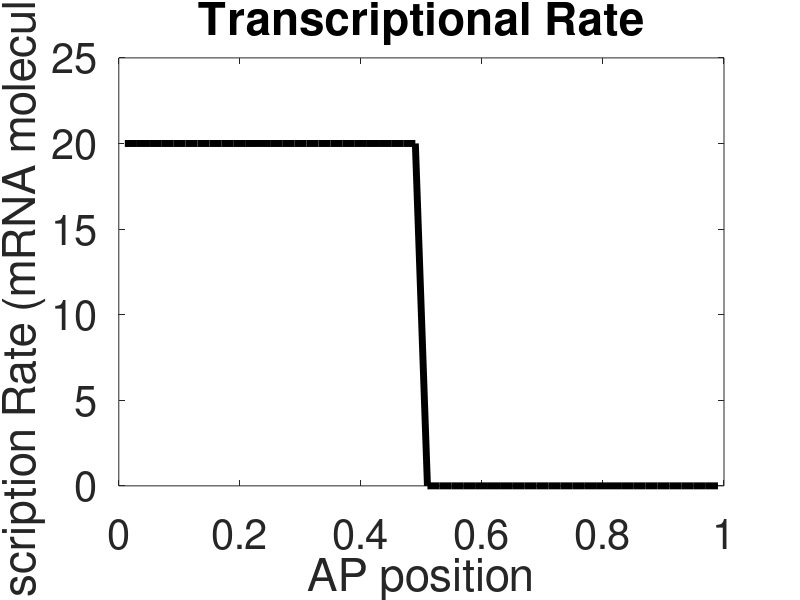

MATLAB code for this plot: (Note: this script raises an error after producing the figure.)
%1D Simulation Generator (mRNA, Protein)


%% Transcriptional Rate
%Define step-funciton like transcription activity
%Start from thinking embryo as 1D boxes, and divide 10um, such that the
%width is around diameter of one nucleus. (500um as embryo length)

for i=1:50
    if i<26
        Rate(i)=20;  %RNA Pol II loading rate, [molecules/min], Garcia et al. 2013, Curr.Bio. 
    else
        Rate(i)=0;
    end
end
APbin=[0.01:0.02:0.99];

plot(APbin,Rate,'k','LineWidth',5)
%plot(APbin,zeros(1,41),'k','LineWidth',2)
ylim([0 25])
title('Transcriptional Rate')
xlabel('AP position')
ylabel('Transcription Rate (mRNA molecules/min)')
set(gca, 'FontSize', 30)

%% mRNA simulation-1D
%Using the CalculatemRNA.m function to calculate the mRNA for various Dm and Tm
%Rate is given as a step-function
clear mRNA
% Dm=[0,0.1,1,5,10];
% Tm=[1,10,50,100,1000];

Dm=[0:0.1:0.9,1:1:10];
Tm=[1:9,10:10:50,100:100:1000];

mRNA=cell(length(Dm),length(Tm));

for i=1:length(Dm)
    for j=1:length(Tm)
        M=CalculatemRNA(Rate,Dm(i),Tm(j),60);
        mRNA(i,j)={M};
    end
end

%% Plot to check different mRNA profiles
jStart=1;
jEnd=length(Tm)+1;
jTotal=jEnd-jStart;

colormap(jet(256));
cmap=colormap;
Color=cmap(round(((jStart:jEnd)-jStart)/(jEnd-jStart)*255)+1,:);

hold on
for i=1:length(Tm)
    for j=1:length(Dm)
        M=cell2mat(mRNA(j,i));
        
        plot(0.01:0.02:0.99,M(1:500:6001,:),'color',Color(j-jStart+1,:))
        pause
    end
end

%% Boundary position and width as a function of Dm and Tm
clear Bposition
clear BWidth

% Dm=[0,0.1,1,5,10];
% Tm=[1,10,50,100,1000];

Dm=[0:0.1:0.9,1:1:10];
Tm=[1:9,10:10:50,100:100:1000];

%mRNA=cell(length(Dm),length(Tm));

for i=1:length(Dm)
    for j=1:length(Tm)
        M=cell2mat(mRNA(i,j));
        [Xhalf,Width] = GetBoundary(M);
        Bposition(i,j)={Xhalf};
        BWidth(i,j)={Width};
    end
end

%% 3D plot for the boundary position

clear Boundary

% Dm=[0,0.1,1,5,10];
% Tm=[1,10,50,100,1000];

Dm=[0:0.1:0.9,1:1:10];
Tm=[1:9,10:10:50,100:100:1000];

for i=1:length(Dm)
    for j=1:length(Tm)
        B=cell2mat(Bposition(i,j));
        for k=1:6 %number of time points
            Boundary(i,j,k)=B(k*1000+1);
        end
    end
end

%Colorful surfacees for time
% jStart=1;
% jEnd=6+1;
% jTotal=jEnd-jStart;
% 
% colormap(jet(256));
% cmap=colormap;
% Color=cmap(round(((jStart:jEnd)-jStart)/(jEnd-jStart)*255)+1,:);
% %Color(j-jStart+1,:)

hold on
%for l=1:6
l=6;
    C=Boundary(:,:,l); %For coloring according to the Z-value
    hSurface=surfc(Tm,Dm,Boundary(:,:,l),C)
    caxis([0.5 0.8])
    axis([0 1000 0 10 0.5 0.8])  %Z range : 0.5~0.8
    set(gca, 'XScale', 'log', 'YScale', 'log')
    %set(hSurface, 'FaceColor',Color(l,:), 'FaceAlpha',1, 'EdgeAlpha', 0);
    
    title('Boundary Position from Simulation')
    xlabel('Tm (min)')
    ylabel('Dm (\mu m^2/sec)')
    zlabel('Boundary Position (AP)')
    %legend('10 min','20 min','30 min','40 min','50 min','60 min')
    
    set(gca, 'Fontsize', 30)
    ax=gca
    ax.XGrid = 'on'
    ax.YGrid = 'on'
    ax.ZGrid = 'on'
    
    %pause
%end

%% 3D plot for the boundary width
clear BoundaryWidth

% Dm=[0,0.1,1,5,10];
% Tm=[1,10,50,100,1000];

Dm=[0:0.1:0.9,1:1:10];
Tm=[1:9,10:10:50,100:100:1000];

for i=1:length(Dm)
    for j=1:length(Tm)
        B=cell2mat(BWidth(i,j));
        for k=1:6
            BoundaryWidth(i,j,k)=B(k*1000+1);
        end
    end
end

hold on
% for l=1:6
l=6;
    C=BoundaryWidth(:,:,l); %For coloring according to the Z-value
    hSurface=surf(Tm,Dm,BoundaryWidth(:,:,l),C)
    caxis([0 1])
    axis([0 1000 0 10 0 1])
    set(gca, 'XScale', 'log', 'YScale', 'log')

    %set(hSurface, 'FaceColor',Color(l,:), 'FaceAlpha',1, 'EdgeAlpha', 0);
    
    title('mRNA Boundary Width')
    xlabel('Tm (min)')
    ylabel('Dm (\mu m^2/sec)')
    zlabel('Boundary Width (AP)')
    %legend('10 min','20 min','30 min','40 min','50 min','60 min')
    
    set(gca, 'Fontsize', 30)
    ax=gca
    ax.XGrid = 'on'
    ax.YGrid = 'on'
    ax.ZGrid = 'on'
    %pause
% end

%% mRNA input (Dm=0,Tm=60min) - sanity check for boundary
clear Xhalf
clear Width

%M=CalculatemRNA(Rate,0,60,60);
M=cell2mat(mRNA(11,11));
[Xhalf,Width,yyy,Left,Right,Yhalf,yy]=GetBoundary(M);


xxx=0:0.001:1;
%Plot mRNA profile at different time points, with boundary position and
%width
figure(2)
hold on
for t=1:6
    plot(0.01:0.02:0.99,M(1000*t+1,:),'o')
    plot(xxx,yyy(1000*t+1,:))
    plot(xxx,yy(1000*t+1,:))
    line([Xhalf(1000*t+1) Xhalf(1000*t+1)],[0 Yhalf(1000*t+1)])
    line([Left(1000*t+1)*0.001 Right(1000*t+1)*0.001],[max(M(1000*t+1,:))+1 max(M(1000*t+1,:))+1])
    ylim([-1 1000])
    pause
end

%% 
hold on
%Plot Boundary position along time
plot((1001:1000:6001)*0.01,Xhalf(1001:1000:6001))
%Plot for Width
plot((1001:1000:6001)*0.01,Width(1001:1000:6001)) 

%% Protein simulation (1D)

%First, I need certain mRNA profile to start with.
%Let's start with Dm=0,Tm=60min

M=CalculatemRNA(Rate,5,60,60);

clear Protein
% Dm=[0,0.1,1,5,10];
% Tm=[1,10,50,100,1000];

Dp=[0:0.1:0.9,1:1:10];
Tp=[1:9,10:10:50,100:100:1000];


Protein=cell(length(Dp),length(Tp));

for i=1:length(Dp)
    for j=1:length(Tp)
        P=CalculateProtein(M,Dp(i),Tp(j),60); %Assuming that the translation is keep occuring 
        Protein(i,j)={P};
    end
end

%% Plot to check different Protein profiles
jStart=1;
jEnd=length(Tp)+1;
jTotal=jEnd-jStart;

colormap(jet(256));
cmap=colormap;
Color=cmap(round(((jStart:jEnd)-jStart)/(jEnd-jStart)*255)+1,:);

hold on
for i=1:length(Tp)
    for j=1:length(Dp)
        P=cell2mat(Protein(j,i));
        
        plot(0.01:0.02:0.99,P(1:500:6001,:),'color',Color(j-jStart+1,:))
        pause
    end
end

%% Boundary position and width as a function of Dp and Tp
clear PBposition
clear PBWidth

Dp=[0:0.1:0.9,1:1:10];
Tp=[1:9,10:10:50,100:100:1000];

%mRNA=cell(length(Dm),length(Tm));

for i=1:length(Dp)
    for j=1:length(Tp)
        P=cell2mat(Protein(i,j));
        [Xhalf,Width] = GetBoundary(P);
        PBposition(i,j)={Xhalf};
        PBWidth(i,j)={Width};
    end
end

%% 3D plot for the boundary position (Protein)
Dp=[0:0.1:0.9,1:1:10];
Tp=[1:9,10:10:50,100:100:1000];

for i=1:length(Dp)
    for j=1:length(Tp)
        B=cell2mat(PBposition(i,j));
        for k=1:6 %number of time points
            Boundary(i,j,k)=B(k*1000+1);
        end
    end
end

%Colorful surfacees for time
jStart=1;
jEnd=6+1;
jTotal=jEnd-jStart;

colormap(jet(256));
cmap=colormap;
Color=cmap(round(((jStart:jEnd)-jStart)/(jEnd-jStart)*255)+1,:);
%Color(j-jStart+1,:)

hold on
%for l=1:6
l=6;
    C=Boundary(:,:,l);
    hSurface=surf(Tp,Dp,Boundary(:,:,l),C)
    caxis([0.5 0.8])
    axis([0 1000 0 10 0.5 0.8])
    set(gca, 'XScale', 'log', 'YScale', 'log')
    %set(hSurface, 'FaceColor',[0,0,1], 'FaceAlpha',0.8, 'EdgeAlpha', 0);
    
    title('Protein Boundary Position')
    xlabel('Tp (min)')
    ylabel('Dp (\mu m^2/sec)')
    zlabel('Boundary Position (AP)')
    %legend('10 min','20 min','30 min','40 min','50 min','60 min')
    
    set(gca, 'Fontsize', 30)
    ax=gca
    ax.XGrid = 'on'
    ax.YGrid = 'on'
    ax.ZGrid = 'on'
    %pause
%end

%% 3D plot for the boundary width (Protein)

Dp=[0:0.1:0.9,1:1:10];
Tp=[1:9,10:10:50,100:100:1000];


for i=1:length(Dp)
    for j=1:length(Tp)
        B=cell2mat(PBWidth(i,j));
        for k=1:6
            BoundaryWidth(i,j,k)=B(k*1000+1);
        end
    end
end

%hold on
%for l=1:6
l=6;

    C=BoundaryWidth(:,:,l); %For coloring according to the Z-value
    
    hSurface=surf(Tp,Dp,BoundaryWidth(:,:,l),C)
    caxis([0 1])
    axis([0 1000 0 10 0 1])
    set(gca, 'XScale', 'log', 'YScale', 'log')
    
    %set(hSurface, 'FaceColor',[0,0,1], 'FaceAlpha',0.8, 'EdgeAlpha', 0);
    
    title('Boundary Width from Simulation')
    xlabel('Tp (min)')
    ylabel('Dp (\mu m^2/sec)')
    zlabel('Protein Boundary Width (AP)')
    legend('10 min','20 min','30 min','40 min','50 min','60 min')
    
    set(gca, 'Fontsize', 30)
    ax=gca
    ax.XGrid = 'on'
    ax.YGrid = 'on'
    ax.ZGrid = 'on'
    %pause
%end


%% Comparison of mRNA and protein (Boundary Position)

%This code will compare the boundary position of mRNA and protein at time
%60min (at the end of nc 14)

%Bposition vs PBposition

%% Plot for mRNA and Protein at the same time
hold on
for i=1:500:length(M)
    %hold on
    subplot(1,2,1)
    plot(0.01:0.02:0.99,M(i,:))
    
    subplot(1,2,2)
    plot(0.01:0.02:0.99,P(i,:))
    title('Title')
    xlabel('x axis')
    ylabel('y axis')
    legend('legend')
    hold off
    pause
    
    
end
%% Protein increase over time

for j=1:length(APbin)
    hold on
    subplot(1,2,1)
    plot((1:6001)*0.01,M(:,j))
    hold off
    
    hold on
    subplot(1,2,2)
    plot((1:6001)*0.01,P(:,j))
    hold off
    
    pause
end

